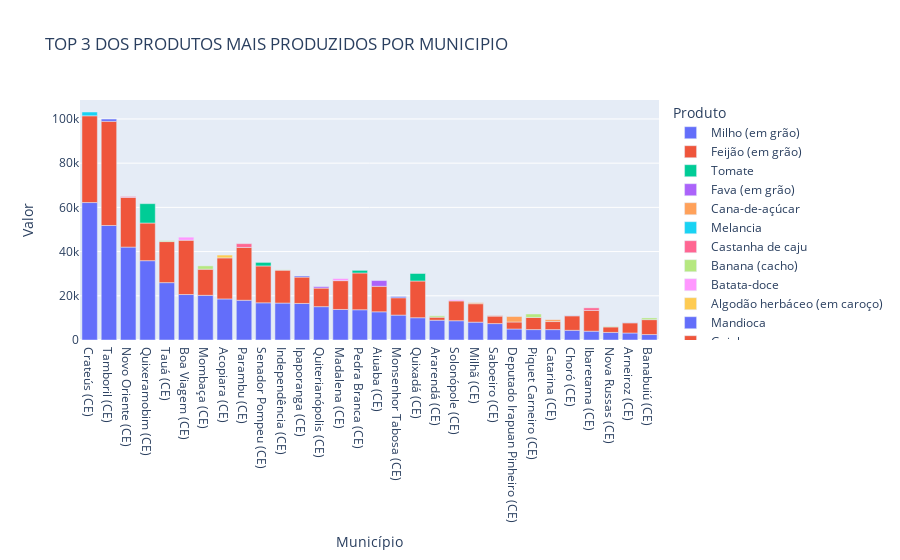

The notebook cell saved with this chart:
### Code cell
fig = px.bar(df_total.sort_values(['Valor','Município'], ascending=False), 
             x="Município", y="Valor", color="Produto", 
             title="TOP 3 DOS PRODUTOS MAIS PRODUZIDOS POR MUNICIPIO")
fig.show()

### Figure 1 — Plotly figure (JSON) as saved in the notebook; plotly's stock layout.template omitted (floating-point values rounded to 4 significant figures)
{"data": [{"alignmentgroup": "True", "hovertemplate": "Produto=Milho (em grão)<br>Município=%{x}<br>Valor=%{y}<extra></extra>", "legendgroup": "Milho (em grão)", "marker": {"color": "#636efa", "pattern": {"shape": ""}}, "name": "Milho (em grão)", "offsetgroup": "Milho (em grão)", "orientation": "v", "showlegend": true, "textposition": "auto", "type": "bar", "x": ["Crateús (CE)", "Tamboril (CE)", "Novo Oriente (CE)", "Quixeramobim (CE)", "Tauá (CE)", "Boa Viagem (CE)", "Mombaça (CE)", "Acopiara (CE)", "Parambu (CE)", "Senador Pompeu (CE)", "Independência (CE)", "Ipaporanga (CE)", "Quiterianópolis (CE)", "Madalena (CE)", "Pedra Branca (CE)", "Aiuaba (CE)", "Monsenhor Tabosa (CE)", "Quixadá (CE)", "Ararendá (CE)", "Solonópole (CE)", "Milhã (CE)", "Saboeiro (CE)", "Deputado Irapuan Pinheiro (CE)", "Piquet Carneiro (CE)", "Catarina (CE)", "Choró (CE)", "Ibaretama (CE)", "Nova Russas (CE)", "Arneiroz (CE)", "Banabuiú (CE)"], "xaxis": "x", "y": [62179, 51801, 42017, 35881, 25950, 20570, 20203, 18576, 17975, 16822, 16708, 16540, 15087, 13815, 13680, 12753, 11265, 10079, 8960, 8717, 8064, 7423, 4970, 4714, 4703, 4388, 3980, 3430, 3168, 2472], "yaxis": "y"}, {"alignmentgroup": "True", "hovertemplate": "Produto=Feijão (em grão)<br>Município=%{x}<br>Valor=%{y}<extra></extra>", "legendgroup": "Feijão (em grão)", "marker": {"color": "#EF553B", "pattern": {"shape": ""}}, "name": "Feijão (em grão)", "offsetgroup": "Feijão (em grão)", "orientation": "v", "showlegend": true, "textposition": "auto", "type": "bar", "x": ["Tamboril (CE)", "Crateús (CE)", "Boa Viagem (CE)", "Parambu (CE)", "Novo Oriente (CE)", "Tauá (CE)", "Acopiara (CE)", "Quixeramobim (CE)", "Senador Pompeu (CE)", "Pedra Branca (CE)", "Quixadá (CE)", "Independência (CE)", "Madalena (CE)", "Ipaporanga (CE)", "Mombaça (CE)", "Aiuaba (CE)", "Ibaretama (CE)", "Solonópole (CE)", "Quiterianópolis (CE)", "Milhã (CE)", "Monsenhor Tabosa (CE)", "Banabuiú (CE)", "Choró (CE)", "Piquet Carneiro (CE)", "Arneiroz (CE)", "Catarina (CE)", "Saboeiro (CE)", "Deputado Irapuan Pinheiro (CE)", "Nova Russas (CE)", "Ararendá (CE)"], "xaxis": "x", "y": [47132, 39240, 24575, 23907, 22446, 18567, 18567, 17038, 16677, 16637, 16608, 14913, 13039, 11925, 11827, 11545, 9418, 8968, 8399, 8362, 7847, 6742, 6561, 5488, 4615, 3638, 3397, 3181, 2473, 1356], "yaxis": "y"}, {"alignmentgroup": "True", "hovertemplate": "Produto=Tomate<br>Município=%{x}<br>Valor=%{y}<extra></extra>", "legendgroup": "Tomate", "marker": {"color": "#00cc96", "pattern": {"shape": ""}}, "name": "Tomate", "offsetgroup": "Tomate", "orientation": "v", "showlegend": true, "textposition": "auto", "type": "bar", "x": ["Quixeramobim (CE)", "Quixadá (CE)", "Senador Pompeu (CE)", "Pedra Branca (CE)"], "xaxis": "x", "y": [8752, 3399, 1604, 1184], "yaxis": "y"}, {"alignmentgroup": "True", "hovertemplate": "Produto=Fava (em grão)<br>Município=%{x}<br>Valor=%{y}<extra></extra>", "legendgroup": "Fava (em grão)", "marker": {"color": "#ab63fa", "pattern": {"shape": ""}}, "name": "Fava (em grão)", "offsetgroup": "Fava (em grão)", "orientation": "v", "showlegend": true, "textposition": "auto", "type": "bar", "x": ["Aiuaba (CE)", "Quiterianópolis (CE)"], "xaxis": "x", "y": [2591, 650], "yaxis": "y"}, {"alignmentgroup": "True", "hovertemplate": "Produto=Cana-de-açúcar<br>Município=%{x}<br>Valor=%{y}<extra></extra>", "legendgroup": "Cana-de-açúcar", "marker": {"color": "#FFA15A", "pattern": {"shape": ""}}, "name": "Cana-de-açúcar", "offsetgroup": "Cana-de-açúcar", "orientation": "v", "showlegend": true, "textposition": "auto", "type": "bar", "x": ["Deputado Irapuan Pinheiro (CE)", "Catarina (CE)", "Milhã (CE)"], "xaxis": "x", "y": [2482, 840, 449], "yaxis": "y"}, {"alignmentgroup": "True", "hovertemplate": "Produto=Melancia<br>Município=%{x}<br>Valor=%{y}<extra></extra>", "legendgroup": "Melancia", "marker": {"color": "#19d3f3", "pattern": {"shape": ""}}, "name": "Melancia", "offsetgroup": "Melancia", "orientation": "v", "showlegend": true, "textposition": "auto", "type": "bar", "x": ["Crateús (CE)"], "xaxis": "x", "y": [1720], "yaxis": "y"}, {"alignmentgroup": "True", "hovertemplate": "Produto=Castanha de caju<br>Município=%{x}<br>Valor=%{y}<extra></extra>", "legendgroup": "Castanha de caju", "marker": {"color": "#FF6692", "pattern": {"shape": ""}}, "name": "Castanha de caju", "offsetgroup": "Castanha de caju", "orientation": "v", "showlegend": true, "textposition": "auto", "type": "bar", "x": ["Parambu (CE)", "Ibaretama (CE)", "Novo Oriente (CE)"], "xaxis": "x", "y": [1703, 1142, 423], "yaxis": "y"}, {"alignmentgroup": "True", "hovertemplate": "Produto=Banana (cacho)<br>Município=%{x}<br>Valor=%{y}<extra></extra>", "legendgroup": "Banana (cacho)", "marker": {"color": "#B6E880", "pattern": {"shape": ""}}, "name": "Banana (cacho)", "offsetgroup": "Banana (cacho)", "orientation": "v", "showlegend": true, "textposition": "auto", "type": "bar", "x": ["Piquet Carneiro (CE)", "Mombaça (CE)", "Banabuiú (CE)", "Ararendá (CE)", "Tauá (CE)", "Nova Russas (CE)", "Independência (CE)"], "xaxis": "x", "y": [1570, 1505, 769, 621, 391, 251, 113], "yaxis": "y"}, {"alignmentgroup": "True", "hovertemplate": "Produto=Batata-doce<br>Município=%{x}<br>Valor=%{y}<extra></extra>", "legendgroup": "Batata-doce", "marker": {"color": "#FF97FF", "pattern": {"shape": ""}}, "name": "Batata-doce", "offsetgroup": "Batata-doce", "orientation": "v", "showlegend": true, "textposition": "auto", "type": "bar", "x": ["Boa Viagem (CE)", "Madalena (CE)", "Solonópole (CE)"], "xaxis": "x", "y": [1378, 945, 471], "yaxis": "y"}, {"alignmentgroup": "True", "hovertemplate": "Produto=Algodão herbáceo (em caroço)<br>Município=%{x}<br>Valor=%{y}<extra></extra>", "legendgroup": "Algodão herbáceo (em caroço)", "marker": {"color": "#FECB52", "pattern": {"shape": ""}}, "name": "Algodão herbáceo (em caroço)", "offsetgroup": "Algodão herbáceo (em caroço)", "orientation": "v", "showlegend": true, "textposition": "auto", "type": "bar", "x": ["Acopiara (CE)"], "xaxis": "x", "y": [1282], "yaxis": "y"}, {"alignmentgroup": "True", "hovertemplate": "Produto=Mandioca<br>Município=%{x}<br>Valor=%{y}<extra></extra>", "legendgroup": "Mandioca", "marker": {"color": "#636efa", "pattern": {"shape": ""}}, "name": "Mandioca", "offsetgroup": "Mandioca", "orientation": "v", "showlegend": true, "textposition": "auto", "type": "bar", "x": ["Tamboril (CE)", "Monsenhor Tabosa (CE)", "Ipaporanga (CE)", "Choró (CE)", "Arneiroz (CE)"], "xaxis": "x", "y": [1014, 541, 502, 109, 84], "yaxis": "y"}, {"alignmentgroup": "True", "hovertemplate": "Produto=Goiaba<br>Município=%{x}<br>Valor=%{y}<extra></extra>", "legendgroup": "Goiaba", "marker": {"color": "#EF553B", "pattern": {"shape": ""}}, "name": "Goiaba", "offsetgroup": "Goiaba", "orientation": "v", "showlegend": true, "textposition": "auto", "type": "bar", "x": ["Saboeiro (CE)"], "xaxis": "x", "y": [174], "yaxis": "y"}], "layout": {"barmode": "relative", "legend": {"title": {"text": "Produto"}, "tracegroupgap": 0}, "title": {"text": "TOP 3 DOS PRODUTOS MAIS PRODUZIDOS POR MUNICIPIO"}, "xaxis": {"anchor": "y", "domain": [0, 1], "title": {"text": "Município"}}, "yaxis": {"anchor": "x", "domain": [0, 1], "title": {"text": "Valor"}}}}
